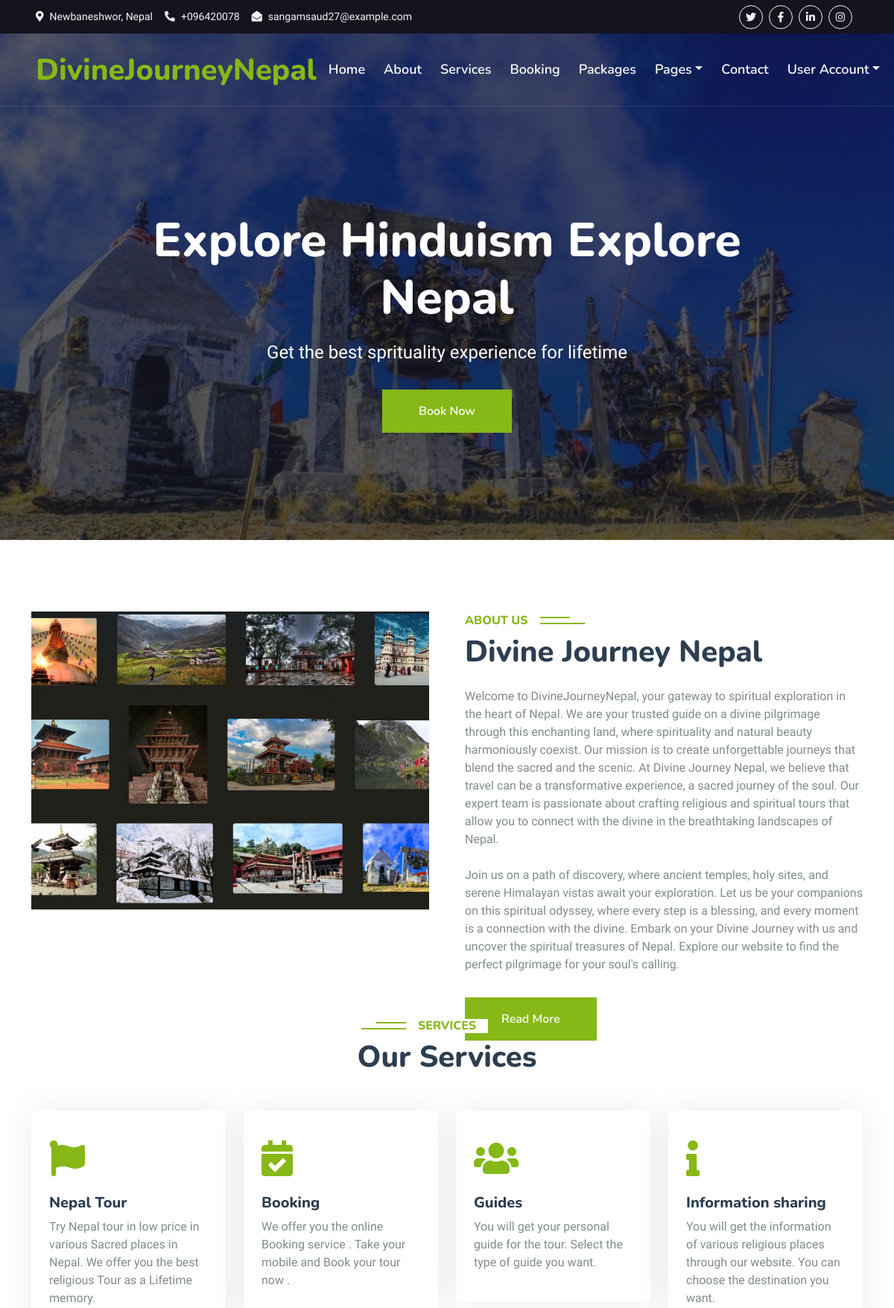
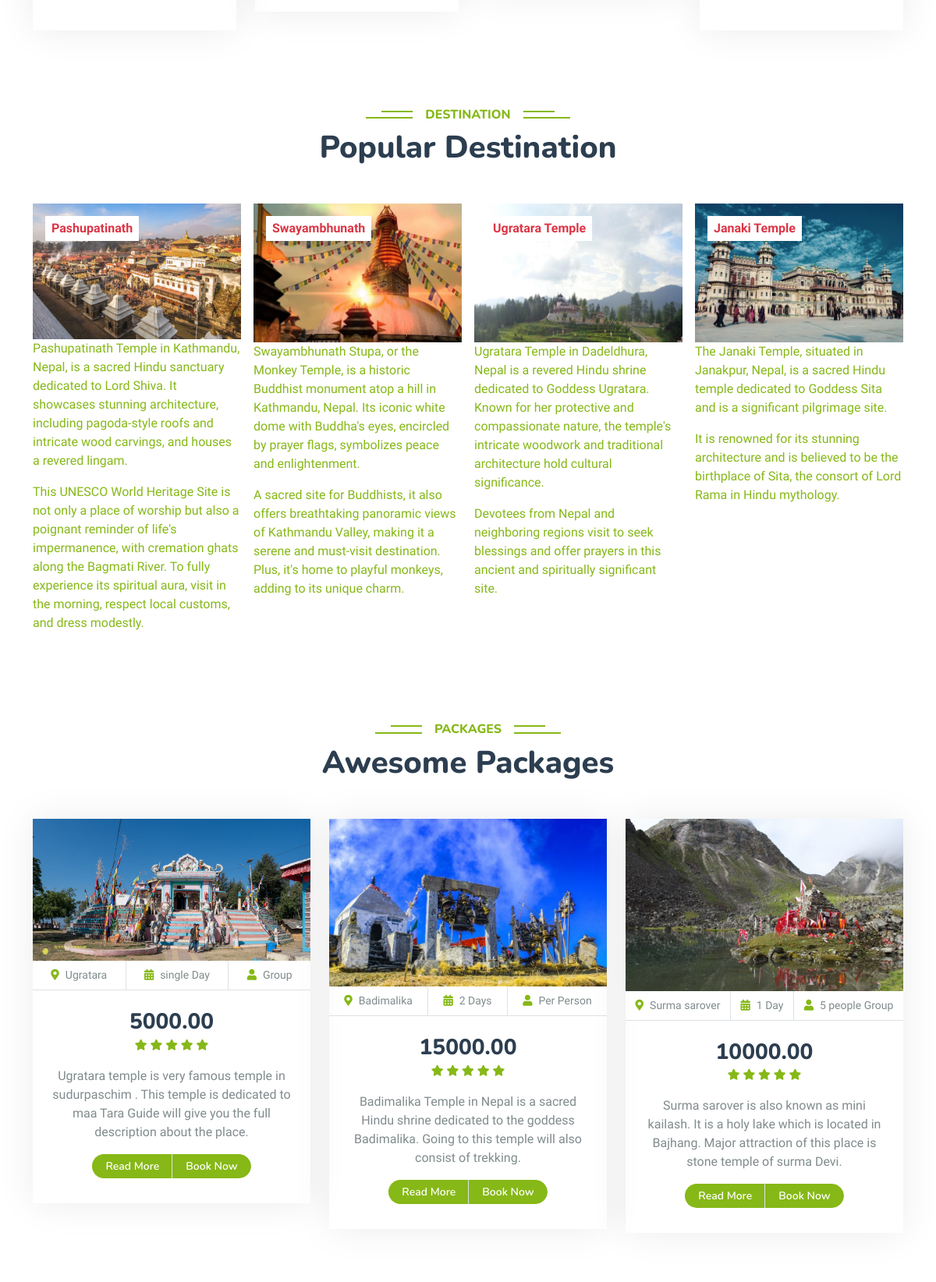
The page / (upper part) on the database its author committed (2 pictures, top to bottom).
### home/models.py (models this page shows, shortened)
class About(models.Model):
    title = models.CharField(max_length=300)
    image = models.ImageField(upload_to='media')
    description_1 = models.TextField()
    description_2 = models.TextField()

class Service(models.Model):
    title = models.CharField(max_length=300)
    icon = models.CharField(max_length=50)
    description = models.TextField()

class Destination(models.Model):
    title = models.CharField(max_length=300)
    image = models.ImageField(upload_to='media')
    description_1 = models.TextField()
    description_2 = models.TextField()

class PackageDetail(models.Model):
    place = models.CharField(max_length=100)
    time = models.CharField(max_length=100)
    person = models.CharField(max_length=100)
    amount = models.DecimalField(max_digits=10, decimal_places=2)
    detail = models.TextField()
    image = models.ImageField(upload_to='package_images/')

### home/views.py (the view)
# urls.py: path('', HomeView.as_view(), name='home'),
class HomeView(BaseView):
    def get(self, request):
        self.views
        self.views['abouts'] = About.objects.all()
        self.views['service'] = Service.objects.all()
        self.views['destination'] = Destination.objects.all()
        self.views['teams'] = Team.objects.all()
        self.views['review'] = Review.objects.all()
        self.views['package'] = PackageDetail.objects.all()
        return render(request, 'index.html', self.views)

### templates/index.html (shortened to what this page needs)
{% extends 'base.html' %}
{% load static %}
{% block content %}
<div class="container-fluid bg-primary py-5 mb-5 hero-header">
    <div class="container py-5">
        <div class="row justify-content-center py-5">
            <div class="col-lg-10 pt-lg-5 mt-lg-5 text-center">
                <h1 class="display-3 text-white mb-3 animated slideInDown"> Explore Hinduism Explore Nepal </h1>
                <p class="fs-4 text-white mb-4 animated slideInDown">Get the best sprituality experience for lifetime</p>
                <a class="btn btn-primary py-3 px-5 mt-2" href="booking">Book Now</a>
            </div>
        </div>
    </div>
</div>
<div class="container-xxl py-5">
    {% for ab in abouts %}
    <div class="container">
        <div class="row g-5">
            <div class="col-lg-6 wow fadeInUp" data-wow-delay="0.1s" style="height: 400px;">
                <div class="position-relative h-100">
                    <img class="img-fluid position-absolute" src="{{ ab.image.url }}" alt="" style="object-fit: cover; width: 100%; height: 100%;">
                </div>
            </div>
            <div class="col-lg-6 wow fadeInUp" data-wow-delay="0.3s" style="height: 400px;">
                <h6 class="section-title bg-white text-start text-primary pe-3">About Us</h6>
                <h1 class="mb-4">{{ ab.title }}</h1>
                <div>
                    <p class="mb-4">{{ ab.description_1 }}</p>
                </div>
                <p class="mb-4">{{ ab.description_2 }}</p>
                <a class="btn btn-primary py-3 px-5 mt-2" href="about">Read More</a>
            </div>
        </div>
    </div>
    {% endfor %}
</div>
<br><br>
    <div class="container-xxl py-5">
        <div class="container">
            <div class="text-center wow fadeInUp" data-wow-delay="0.1s">
                <h6 class="section-title bg-white text-center text-primary px-3">Services</h6>
                <h1 class="mb-5">Our Services</h1>
            </div>
            <div class="row g-4">
                {% for serv in service %}
                <div class="col-lg-3 col-sm-6 wow fadeInUp" data-wow-delay="0.1s">
                    <div class="service-item rounded pt-3">
                        <div class="p-4">
                            <i class="fa fa-3x {{serv.icon}} text-primary mb-4"></i>
                            <h5>{{serv.title}}</h5>
                            <p>{{serv.description}}</p>
                        </div>
                    </div>
                </div>
                {% endfor %}
            </div>
        </div>
    </div>
<div class="container-xxl py-5 destination">
    <div class="container">
        <div class="text-center wow fadeInUp" data-wow-delay="0.1s">
            <h6 class="section-title bg-white text-center text-primary px-3">Destination</h6>
            <h1 class="mb-5">Popular Destination</h1>
        </div>
        <div class="row g-3">
            {% for dest in destination %}
            <div class="col-lg-3 col-md-4 col-sm-6 wow zoomIn" data-wow-delay="0.1s">
                <a class="position-relative d-block overflow-hidden" href="">
                    <img class="img-fluid" src="{{ dest.image.url }}" alt="">
                    <div class="bg-white text-danger fw-bold position-absolute top-0 start-0 m-3 py-1 px-2">{{ dest.title }}</div>
                    <div>
                        <p>{{ dest.description_1}}</p>
                    </div>
                        <p>{{ dest.description_2}}</p>
                </a>
            </div>
            {% endfor %}
        </div>
    </div>
</div>
<div class="container-xxl py-5">
    <div class="container">
        <div class="text-center wow fadeInUp" data-wow-delay="0.1s">
            <h6 class="section-title bg-white text-center text-primary px-3">Packages</h6>
            <h1 class="mb-5">Awesome Packages</h1>
        </div>
        <div class="row g-4 justify-content-center">
            {% for pack in package %}
            <div class="col-lg-4 col-md-6 wow fadeInUp" data-wow-delay="0.1s">
                <div class="package-item">
                    <div class="overflow-hidden">
                        <img class="img-fluid" src="{{ pack.image.url }}" alt="">
                    </div>
                    <div class="d-flex border-bottom">
                        <small class="flex-fill text-center border-end py-2"><i class="fa fa-map-marker-alt text-primary me-2"></i>{{ pack.place }}</small>
                        <small class="flex-fill text-center border-end py-2"><i class="fa fa-calendar-alt text-primary me-2"></i>{{ pack.time }}</small>
                        <small class="flex-fill text-center py-2"><i class="fa fa-user text-primary me-2"></i>{{ pack.person }}</small>
                    </div>
                    <div class="text-center p-4">
                        <h3 class="mb-0">{{ pack.amount }}</h3>
                        <div class="mb-3">
                            <small class="fa fa-star text-primary"></small>
                            <small class="fa fa-star text-primary"></small>
                            <small class="fa fa-star text-primary"></small>
                            <small class="fa fa-star text-primary"></small>
                            <small class="fa fa-star text-primary"></small>
                        </div>
                        <p>{{ pack.detail }}</p>
                        <div class="d-flex justify-content-center mb-2">
                            <a href="about" class="btn btn-sm btn-primary px-3 border-end" style="border-radius: 30px 0 0 30px;">Read More</a>
                            <a href="booking" class="btn btn-sm btn-primary px-3" style="border-radius: 0 30px 30px 0;">Book Now</a>
                        </div>
                    </div>
                </div>
            </div>
            {% endfor %}
        </div>
    </div>
</div>
    <div class="container-xxl py-5">
  {% endblock %}

### static/css/style.css (style rules this page uses)
:root { --primary: #86B817; --secondary: #FE8800; --light: #F5F5F5; --dark: #14141F; }
.btn { font-family: 'Nunito', sans-serif; font-weight: 600; transition: .5s; }
.btn.btn-primary, .btn.btn-secondary { color: #FFFFFF; }
.hero-header { background: linear-gradient(rgba(20, 20, 31, .7), rgba(20, 20, 31, .7)), url(../img/badimalikaa.jpg); background-position: center center; background-repeat: no-repeat; background-size: cover; }
.section-title { position: relative; display: inline-block; text-transform: uppercase; }
.section-title::before { position: absolute; content: ""; width: calc(100% + 80px); height: 2px; top: 4px; left: -40px; background: var(--primary); z-index: -1; }
.section-title::after { position: absolute; content: ""; width: calc(100% + 120px); height: 2px; bottom: 5px; left: -60px; background: var(--primary); z-index: -1; }
.section-title.text-start::before { width: calc(100% + 40px); left: 0; }
.section-title.text-start::after { width: calc(100% + 60px); left: 0; }
.service-item { box-shadow: 0 0 45px rgba(0, 0, 0, .08); transition: .5s; }
.service-item * { transition: .5s; }
.destination img { transition: .5s; }
.package-item { box-shadow: 0 0 45px rgba(0, 0, 0, .08); }
.package-item img { transition: .5s; }

### rows shown on the page
About: image (picture), title "Divine Journey Nepal", description_1 "Welcome to DivineJourneyNepal, your gateway to spiritual exploration in the heart of Nepal. We are your trusted guide on a divine pilgrimage through this enchanting land, where spirituality and natural beauty harmoniously coexist. Our mission is to create unforgettable journeys that blend the sacred and the scenic. At Divine Journey Nepal, we believe that travel can be a transformative experience, a sacred journey of the soul. Our expert team is passionate about crafting religious and spiritual tours that allow you to connect with the divine in the breathtaking landscapes of Nepal.", description_2 "Join us on a path of discovery, where ancient temples, holy sites, and serene Himalayan vistas await your exploration. Let us be your companions on this spiritual odyssey, where every step is a blessing, and every moment is a connection with the divine. Embark on your Divine Journey with us and uncover the spiritual treasures of Nepal. Explore our website to find the perfect pilgrimage for your soul's calling."
Service: title "Nepal Tour", description "Try Nepal tour in low price in various Sacred places in Nepal. We offer you the best religious Tour as a Lifetime memory."
Service: title "Booking", description "We offer you the online Booking service . Take your mobile and Book your tour now ."
Service: title "Guides", description "You will get your personal guide for the tour. Select the type of guide you want."
Service: title "Information sharing", description "You will get the information of various religious places through our website. You can choose the destination you want."
Destination: image (picture), title "Pashupatinath", description_1 "Pashupatinath Temple in Kathmandu, Nepal, is a sacred Hindu sanctuary dedicated to Lord Shiva. It showcases stunning architecture, including pagoda-style roofs and intricate wood carvings, and houses a revered lingam.", description_2 "This UNESCO World Heritage Site is not only a place of worship but also a poignant reminder of life's impermanence, with cremation ghats along the Bagmati River. To fully experience its spiritual aura, visit in the morning, respect local customs, and dress modestly."
Destination: image (picture), title "Swayambhunath", description_1 "Swayambhunath Stupa, or the Monkey Temple, is a historic Buddhist monument atop a hill in Kathmandu, Nepal. Its iconic white dome with Buddha's eyes, encircled by prayer flags, symbolizes peace and enlightenment.", description_2 "A sacred site for Buddhists, it also offers breathtaking panoramic views of Kathmandu Valley, making it a serene and must-visit destination. Plus, it's home to playful monkeys, adding to its unique charm."
Destination: image (picture), title "Ugratara Temple", description_1 "Ugratara Temple in Dadeldhura, Nepal is a revered Hindu shrine dedicated to Goddess Ugratara. Known for her protective and compassionate nature, the temple's intricate woodwork and traditional architecture hold cultural significance.", description_2 "Devotees from Nepal and neighboring regions visit to seek blessings and offer prayers in this ancient and spiritually significant site."
Destination: image (picture), title "Janaki Temple", description_1 "The Janaki Temple, situated in Janakpur, Nepal, is a sacred Hindu temple dedicated to Goddess Sita and is a significant pilgrimage site.", description_2 "It is renowned for its stunning architecture and is believed to be the birthplace of Sita, the consort of Lord Rama in Hindu mythology."
PackageDetail: image (picture), place "Ugratara", time "single Day", person "Group", amount "5000.00", detail "Ugratara temple is very famous temple in sudurpaschim . This temple is dedicated to maa Tara Guide will give you the full description about the place."
PackageDetail: image (picture), place "Badimalika", time "2 Days", person "Per Person", amount "15000.00", detail "Badimalika Temple in Nepal is a sacred Hindu shrine dedicated to the goddess Badimalika. Going to this temple will also consist of trekking."
PackageDetail: image (picture), place "Surma sarover", time "1 Day", person "5 people Group", amount "10000.00", detail "Surma sarover is also known as mini kailash. It is a holy lake which is located in Bajhang. Major attraction of this place is stone temple of surma Devi."
